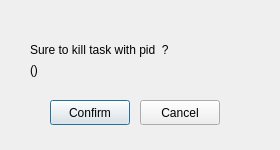
<?xml version="1.0" encoding="UTF-8"?>
<ui version="4.0">
 <class>KillDialog</class>
 <widget class="QDialog" name="KillDialog">
  <property name="geometry">
   <rect>
    <x>0</x>
    <y>0</y>
    <width>280</width>
    <height>150</height>
   </rect>
  </property>
  <property name="windowTitle">
   <string>Dialog</string>
  </property>
  <widget class="QLabel" name="promptLabel">
   <property name="geometry">
    <rect>
     <x>30</x>
     <y>40</y>
     <width>231</width>
     <height>20</height>
    </rect>
   </property>
   <property name="text">
    <string>Sure to kill task with pid  ?</string>
   </property>
  </widget>
  <widget class="QLabel" name="commLabel">
   <property name="geometry">
    <rect>
     <x>30</x>
     <y>60</y>
     <width>221</width>
     <height>20</height>
    </rect>
   </property>
   <property name="text">
    <string>()</string>
   </property>
  </widget>
  <widget class="QPushButton" name="confirmButton">
   <property name="geometry">
    <rect>
     <x>50</x>
     <y>100</y>
     <width>80</width>
     <height>25</height>
    </rect>
   </property>
   <property name="text">
    <string>Confirm</string>
   </property>
  </widget>
  <widget class="QPushButton" name="cancelButton">
   <property name="geometry">
    <rect>
     <x>140</x>
     <y>100</y>
     <width>80</width>
     <height>25</height>
    </rect>
   </property>
   <property name="text">
    <string>Cancel</string>
   </property>
  </widget>
 </widget>
 <resources/>
 <connections/>
</ui>
